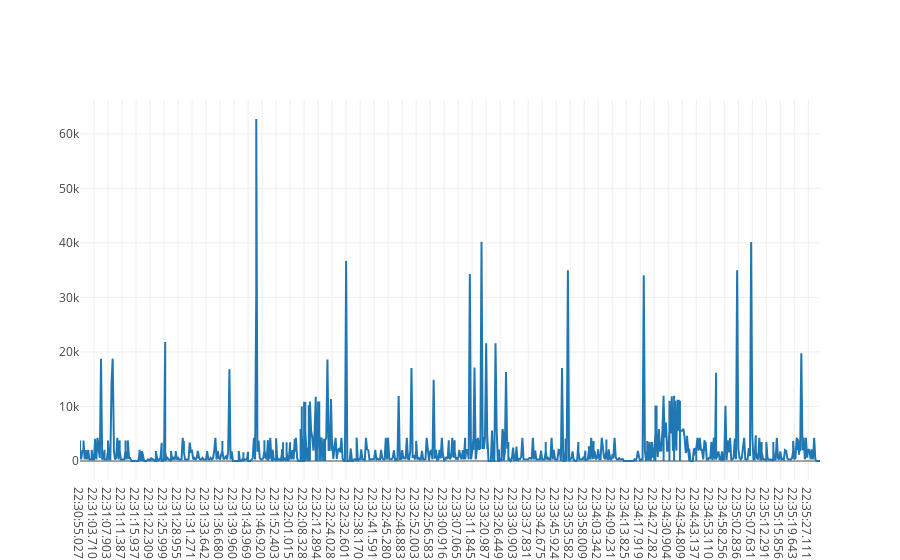

Source (notebook cell):
### Code cell
trace = go.Scatter(
    x = Hippydoc_Spell_heal['Time'],
    y = Hippydoc_Spell_heal['spell_damage'],
    name = 'Hippydoc Spell Heals'
)

data = [trace]

iplot(data, filename='hippy_heals-line')

### Figure 1 — Plotly figure (JSON) as saved in the notebook; plotly's stock layout.template omitted (floating-point values rounded to 4 significant figures; data arrays with more than 128 entries replaced by an {"elided": "..."} marker saying what was removed)
{"data": [{"name": "Hippydoc Spell Heals", "type": "scatter", "uid": "06835cd8-f68a-11e8-9551-086266568bd8", "x": {"elided": "1172 str values"}, "y": {"elided": "1172 int values"}}], "layout": {}}
